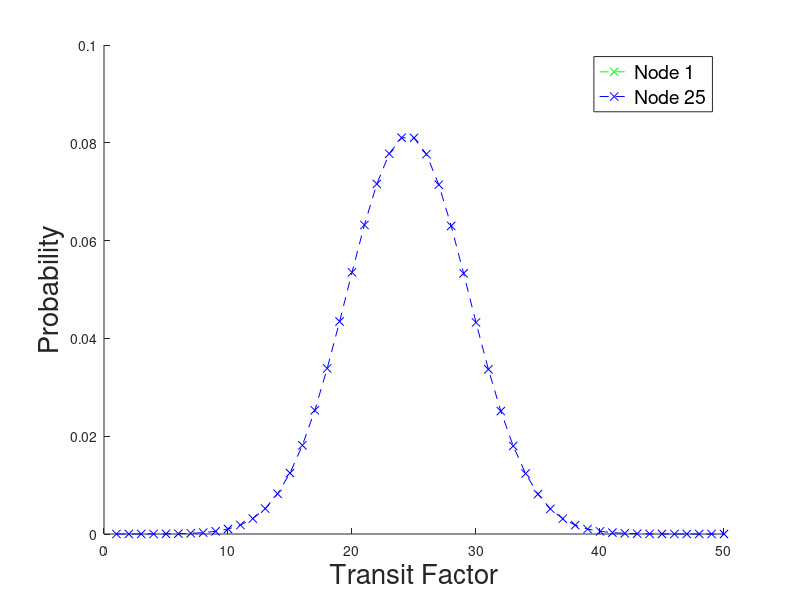

Write the MATLAB code that produced this figure.
clear;
font_size = 20;

num_nodes = 50;
N = num_nodes;
x = 1:num_nodes;
timeliness=10;
B=18; % image size in KB for directory
% i_set = [21,42,63];
% i_set = [11,25,37];
i_set = [1,ceil(N/2)];
colors = ['g','b'];
exp_TF = zeros(1,length(i_set));
sum_pdf = zeros(1,length(i_set));

pdf_TF = zeros(length(i_set), num_nodes);

hold all;
for i=i_set

    mu_1 = (2*(i-1)*(N-i))/(N-1);
    sigma_1 = sqrt(((2*(i-1)*(N-i))/(N-1))*(1-(1/(N-1))));
    pdf_TF(i==i_set,:) = pdf_TF(i==i_set,:) + (i/N)*normpdf(x,mu_1,sigma_1);

    for k=i:(N/2-1)
        mu_2 = (2*(k-1)*(N-k))/(N-1);
        sigma_2 = sqrt(((2*(k-1)*(N-k))/(N-1))*(1-(1/(N-1))));
        pdf_TF(i==i_set,:) = pdf_TF(i==i_set,:) + ( (0.5-(i/N)) / ((N/2)-i) ) *normpdf(x,mu_2,sigma_2);
    end
    
    mu_3 = (N*(N/2-1))/(N-1);
    sigma_3 = sqrt(((N*(N/2-1))/(N-1))*(1-(1/(N-1))));
    pdf_TF(i==i_set,:) = pdf_TF(i==i_set,:) + (1/2)*normpdf(x,mu_3,sigma_3);
   
    exp_TF(i_set==i) = sum(x.*pdf_TF(i==i_set,:));
    sum_pdf(i_set==i) = sum(pdf_TF(i==i_set,:));

    plot(x, pdf_TF(i==i_set,:), sprintf('%s--x',colors(i==i_set)) );
end

%title('PDF of TF for Selected Nodes in Line Network', 'FontSize',font_size);
xlabel('Transit Factor', 'FontSize',font_size);
ylabel('Probability', 'FontSize',font_size);

t = cellstr(num2str(i_set', 'Node %i'));
h_legend = legend(t{:});
set(h_legend,'FontSize',14);


LOCAL_DIR = sprintf('./num_nodes_%i/image_size_%i_KB/timeliness_%i/line_net/', N, B, timeliness);
if ~exist( LOCAL_DIR, 'dir') 
    mkdir(LOCAL_DIR); 
end
saveas(gcf, sprintf('%sflow_TF_pdf.pdf', LOCAL_DIR));
